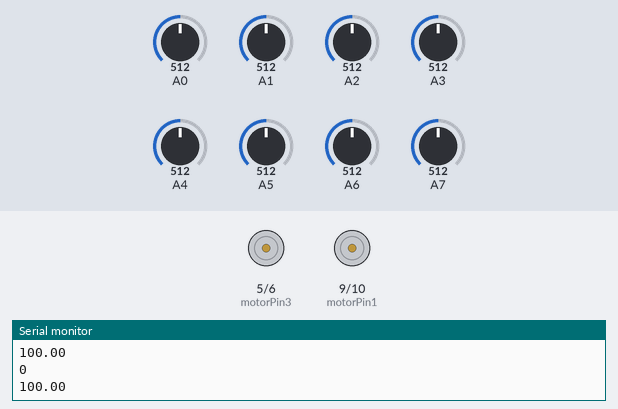
Simulated run of this sketch. Board: Arduino Nano, built with avr-gcc and run on an emulated ATmega328P. On the bench: motor-driver pin pairs drawn as motors (green arrow = first pin HIGH = forward, orange = second pin HIGH = backward, longer = more drive), the last lines printed to the serial monitor. The inputs (shaded band) are chosen by the test bench; at power-on: A0 = 512, A7 = 512, A5 = 512, A1 = 512, A2 = 512, A3 = 512, A4 = 512, A6 = 512.

Above: at 7.3 s.
7.4 s: A0 set to 503
At 8.2 s:
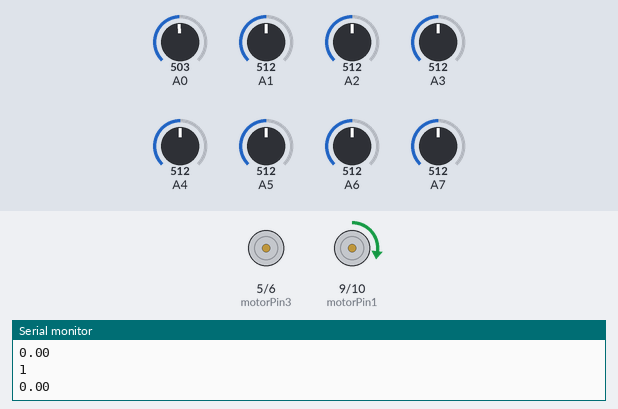
8.9 s: A7 set to 496
At 9.4 s:
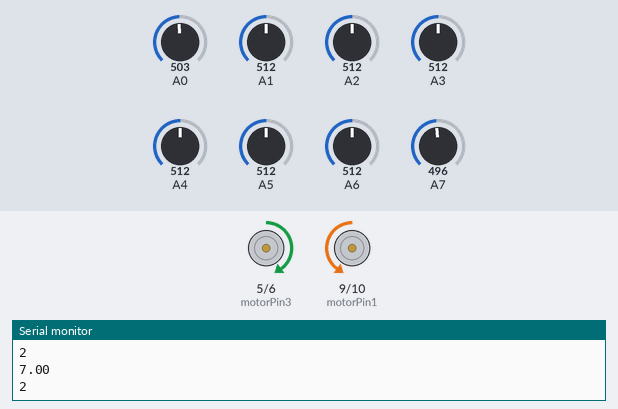
11.9 s: A5 set to 503
14.9 s: A5 set to 716
17.9 s: A5 set to 306
Timing chart, 0 to 20.9 s (numbered marks = the images above; inputs shaded):
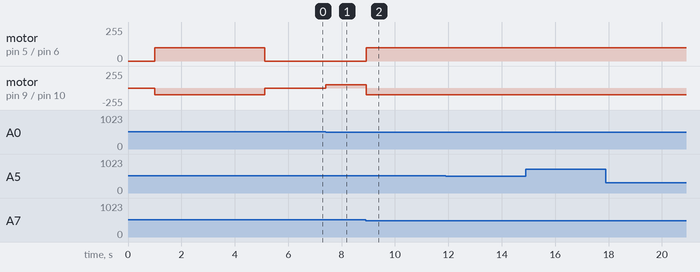

Measured:
- the behaviour switches between 512 and 511 on A0 (found by bisection; images 0 and 1)
- the behaviour switches between 512 and 511 on A7 (found by bisection; images 1 and 2)
- after the input at 7.4 s, motor on pin 9 (motorPin1) / pin 10 (motorPin2): stopped → forward 50/255 at once
- after the input at 8.9 s, motor on pin 5 (motorPin3) / pin 6 (motorPin4): stopped → forward 100/255 at once; motor on pin 9 (motorPin1) / pin 10 (motorPin2): forward 50/255 → backward 100/255 at once

The sketch:

Lcircle.ino
```cpp
#define sensorNum 8
#define maxSpeed 50
int stopcounter;
 int blackLimit[sensorNum];

const int motorPin1=9,motorPin2=10;        //right motor
const int motorPin3=5,motorPin4=6;       //left motor

float error, prevError=0;
int contiBlack= 35;
float mappedValue, targetValue = 7;      //changed ferom 4.5 to 9

float safety=0.35;

float kp=50;                             //49
float kd=200 ;                       //180
float kt;

int motorResponse;
float correction;

int leftSpeed,rightSpeed;
int digitalValue;

float lastAct;
int blackIRCount;
int circleoutrotate=0;

int time=6;
int danceDelay = 400;

int prev, curr, diff;


void setup()
{
  //initialize IR pins
  for(int i = 0; i < sensorNum; i++)
  {
    pinMode(A0 + i, INPUT);
  }

  //initialize motor pins
  pinMode(motorPin1, OUTPUT);
  pinMode(motorPin2, OUTPUT);
  pinMode(motorPin3, OUTPUT);
  pinMode(motorPin4, OUTPUT);
  delay(1000);
calibration();

  Serial.begin(9600);
}


void loop()
{

//sensorRead();

sensorMapping();
Serial.println(mappedValue);
Serial.println(blackIRCount);

/* For IR Reading
for(int i = 0; i < 8; i++)


{
  //Serial.print(analogRead(A0+i));
  if(analogRead(A0+i)<blackLimit[i])
 Serial.print("B");
 else Serial.print("W");
 Serial.print(" ");
}
Serial.println();
*/

  if (stopcounter>contiBlack){

  }

   if (circleoutrotate==1) {plannedCRotate(); delay(50); }

   if(mappedValue!=100)
    {
      pid();
      motor(leftSpeed,rightSpeed);

      lastAct = mappedValue;
    }


  else
     dance();
    /*
    {

      if(lastAct<targetValue)
      {
      if(rightSpeed>leftSpeed)
       motor(leftSpeed,rightSpeed);
      else
      motor(rightSpeed,leftSpeed);
      }
      else
      {
      if(leftSpeed>rightSpeed)
       motor(leftSpeed,rightSpeed);
      else
       motor(rightSpeed,leftSpeed);
       }
    }
       */

      /*
      //use lastAct if this doesnt work
      if(mappedValue!=lastAct)
      {
      if(rightSpeed>leftSpeed)
            //motor(leftSpeed,rightSpeed);              //goes right

    /*  else if(rightSpeed<leftSpeed)
            motor(-rightSpeed,leftSpeed);               //goes left
      }
      else  if(lastAct<9) motor(-rightSpeed,leftSpeed);             //last line position was at left
      else  motor(rightSpeed,-leftSpeed);
      */


}


void sensorMapping()
{
int sum=0;
int coun=0;
blackIRCount=0;

 for (int i = 0; i <sensorNum; i++)
  {
    //if(i!=7)

    if (analogRead(A0+i) < blackLimit[i])              //A7 is leftmost IR
     {

      sum += i*2;
      blackIRCount++;
    }


  }
  if(analogRead(A0)< blackLimit[0] && analogRead(A7)< blackLimit[7]){
    circleoutrotate=1;
  } else circleoutrotate=0;
   if(blackIRCount!=0){
  mappedValue = sum / blackIRCount;
   }
   else mappedValue=100;
   /*
  Serial.print("\tmappedValue: ");
  Serial.println(mappedValue);
  */

  if(coun<8) stopcounter=0;

  if(coun= 8)
  {
  stopcounter++;
  }
}


void pid()
{

  error=targetValue-mappedValue;
  correction=(kp*error)+(kd*(error-prevError));
  prevError=error;
  motorResponse=(int)correction;

 if(motorResponse>maxSpeed) motorResponse=maxSpeed;

if(motorResponse<-maxSpeed) motorResponse=-maxSpeed;

   if(motorResponse>0)
  {
    rightSpeed=maxSpeed;
    leftSpeed=maxSpeed-motorResponse;
  }
  else
  {
    rightSpeed=maxSpeed+ motorResponse;
    leftSpeed=maxSpeed;
  }

}

void motor(int left, int right)
{

  if(right>0)
  {
  analogWrite(motorPin1,right);
  analogWrite(motorPin2,0);
  }
  else
  {
    analogWrite(motorPin1,0);
    analogWrite(motorPin2,-right);
  }

  if(left>0)
  {
  analogWrite(motorPin3,left);
  analogWrite(motorPin4,0);
  }
  else
  {
   analogWrite(motorPin3,0);
   analogWrite(motorPin4,-left);
  }

 }


void brake(void)
{
  analogWrite(motorPin1, 0);
  analogWrite(motorPin2, 0);
  analogWrite(motorPin3, 0);
  analogWrite(motorPin4, 0);
}

void plannedACRotate()
{
  analogWrite(motorPin1,100);
  analogWrite(motorPin2, 0);
  analogWrite(motorPin3, 0);
  analogWrite(motorPin4,100);

}

void plannedCRotate()
{
  analogWrite(motorPin1,0);
  analogWrite(motorPin2, 100);
  analogWrite(motorPin3, 100);
  analogWrite(motorPin4,0);

}

void dance(void)
{

int loopCounter = (int) (danceDelay / diff);

  for(int i = loopCounter; i > 0; i--)
  {

  plannedCRotate();

  sensorMapping();

   if(mappedValue != 100)
   {
    pid();
    motor(leftSpeed, rightSpeed);
    return;
   }

  }

  for(int i = 2 * loopCounter; i > 0; i--)
  {
  plannedACRotate();

  sensorMapping();

   if(mappedValue != 100)
   {
    pid();
    motor(leftSpeed, rightSpeed);
    return;
   }

  }

}

 //auto calibration
void calibration()
{
  plannedCRotate();
  float upSum = 0,lowSum = 0;
  int sensorArray[sensorNum][2];

  for(int i = 0; i < sensorNum; i++)
    {
      sensorArray[i][0] = analogRead(A0+i);
      sensorArray[i][1] = analogRead(A0+i);
    }


  int loopCounter = (int)(time * 1000 / 2.5);
  while(loopCounter)
  {
    for(int i = 0; i < sensorNum; i++)
    {
      if(analogRead(A0+i)<sensorArray[i][0]) sensorArray[i][0]=analogRead(A0+i);
      if(analogRead(A0+i)>sensorArray[i][1]) sensorArray[i][1]=analogRead(A0+i);
    }
  loopCounter--;

  }

 for(int i=0; i < sensorNum; i++)
  blackLimit[i] = (int)(sensorArray[i][0] + safety * (sensorArray[i][1] - sensorArray[i][0]));

  brake();
  delay(1000);

}
```
